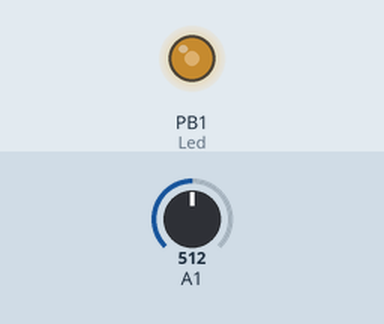
Recording of a sketch running on a simulated ATtiny85, built with avr-gcc and run on an emulated ATtiny85. Parts: output pins drawn as LEDs (lit = HIGH). The test bench sets the inputs (shaded band); at power-on: A1 = 512.

Above: at 1.2 s.
1.3 s: A1 set to 716
At 2.4 s:
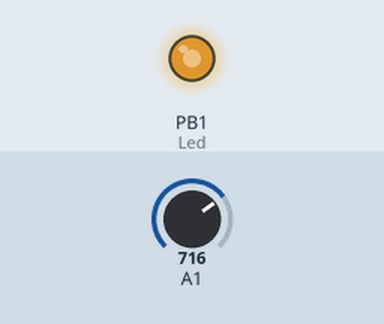
2.8 s: A1 set to 900
At 3.5 s:
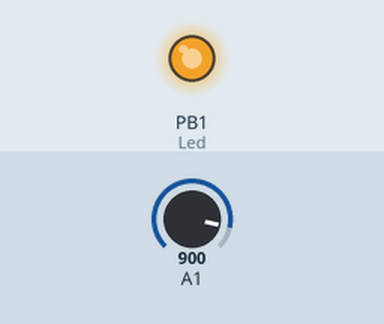
4.3 s: A1 set to 122
At 4.6 s:
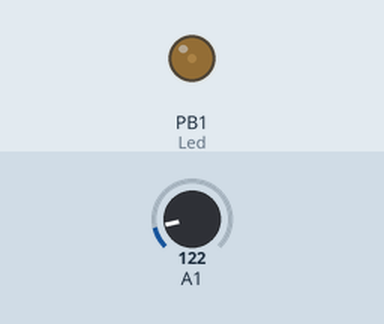
5.8 s: A1 set to 0
At 7.0 s:
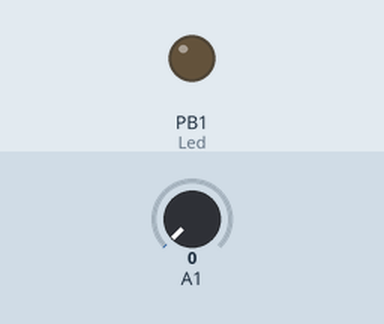
Timing chart, 0 to 8.3 s (numbered marks = the images above; inputs shaded):
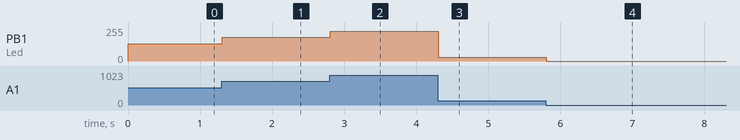

The sketch:

O85_ADCtoPWM.ino
```cpp
/**********************************************************************************/
/*    Demo Program for:          						  */
/*	  Board: Olimexino-85                 					  */
/*    Manufacture: OLIMEX                                                   	  */
/*	  COPYRIGHT (C) 2013							  */
/*    Designed by: Engineer Penko T. Bozhkov                                      */
/*    Revision       :  1.0.0 (initial)                                           */
/*    Date           :  31.10.2013                                                */
/*   Built with Arduino C/C++ Compiler, version: 1.0.4                            */
/**********************************************************************************/
/*
  Action:
  =======
  Reads the voltage peresent at Analog 1(digital pin #2) and sets the STAT led's brightness, i.e. pin #1, according to it.
  The PWM signal is with frequency approximately 250Hz
  This example requires a trimmer with approximately value of 10k that must be connected as shown to the bottom schematic.
  Note:
  You can read an analog voltage from digital #2 (called Analog 1), digital #3 (called Analog 3) and digital #4 (called Analog 2)
  For example, to read an analog voltage on pin #2, you would call analogRead(1) to read an analog voltage on pin #4 call analogRead(2)
  This is a bit confusing because the analog pins are numbered differently than the digital pins!

  Simple Schematic:
  =================
  |---------------------------|                    -------------|vcc
  |                    |  #0  |                    |
  |                    |  #1  |              ------o------
  |                    |  #2  |-------------| Trimmer 10k |
  |    OLIMEXINO-85    |  #3  |              ------o------
  |                    |  #4  |                    |
  |                    | #RST |                    |
  |                    | GND  |--------------------o------------|gnd
  |                    | VCC  |---------------------------------|vcc
  |---------------------------|

  To upload to your Olimexino-85:
  1) Select the proper board from the Tools->Board Menu->Digispark 8mhz - NO USB(Tiny Core)
  2) Select Digispark from the Tools->Programmer
  3) Press the Upload button
  4) When you see the message: "Plug in device now... (will timeout in 60 seconds)", Plug in the Olimexino-85
*/

#define  Led              1
#define  Trimmer          1    // Analog pin 1(digital pin #2)
#define  Delay_time_ms    10

int ADC_Value = 0;

// The setup routine is executed once when you power-on the board or press the RST button later
void setup() {

  pinMode(Led, OUTPUT);    // initialize the digital pin as an output.
  digitalWrite(Led, LOW);  // Set it in Low state

}

// The loop routine runs over and over again until power-off the board or interrupt occure:
void loop() {

  ADC_Value = analogRead(Trimmer);    // read the input pin. The value is 0..1023
  analogWrite(Led, (ADC_Value/4));    // PWM the LED from 0 to 255 (max)
  delay(Delay_time_ms);

}
```

Measured:
- after the input at 1.3 s, PB1 (Led): 128/255 → 179/255 at once
- after the input at 2.8 s, PB1 (Led): 179/255 → 225/255 at once
- after the input at 4.3 s, PB1 (Led): 225/255 → 30/255 at once
- after the input at 5.8 s, PB1 (Led): 30/255 → 0/255 at once
